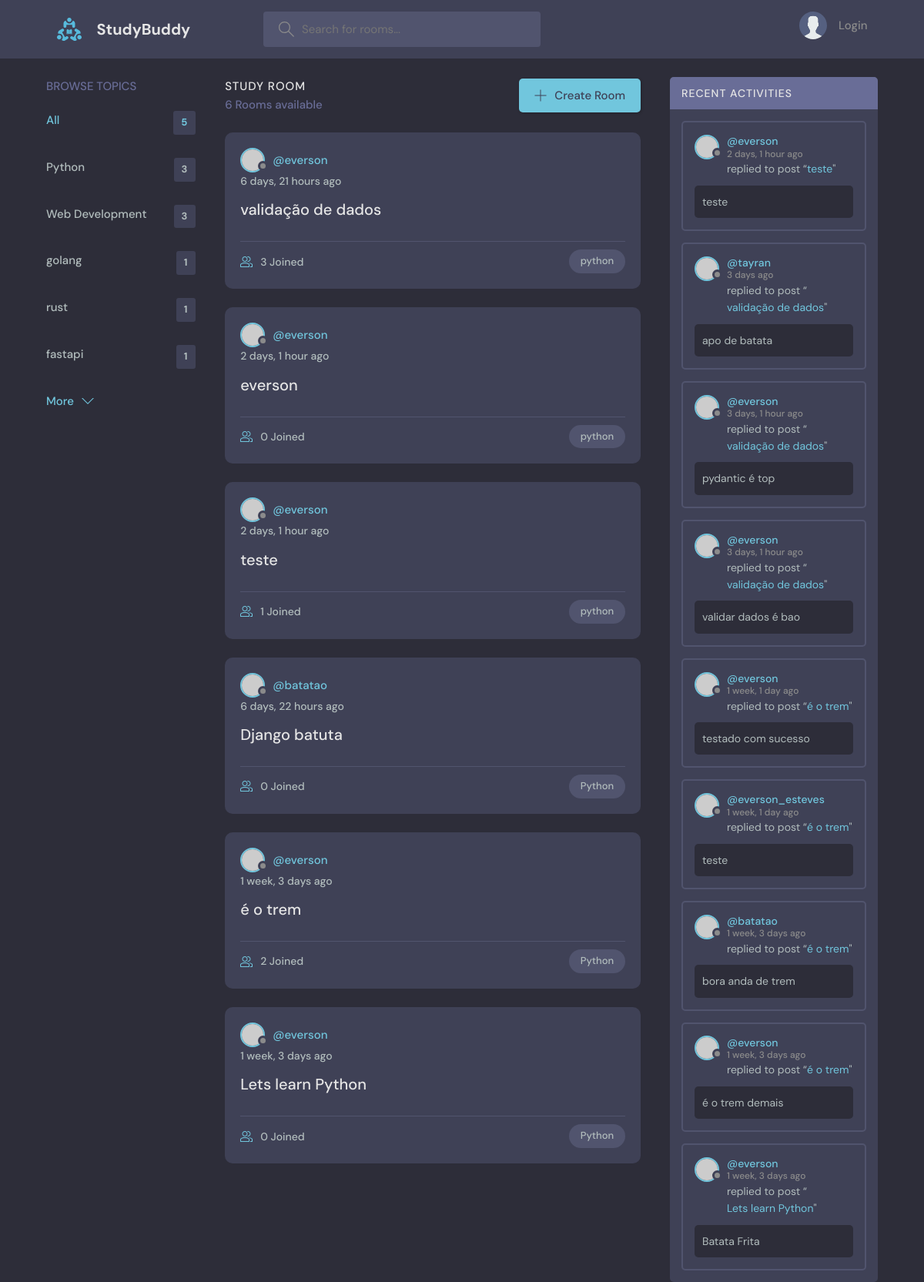
Page /?q=Python on the committed database.
### base/models.py (models this page shows, shortened)
class Topic(models.Model):
    name = models.CharField(max_length=200)

class Room(models.Model):
    host = models.ForeignKey(User, on_delete=models.SET_NULL, null=True)
    topic = models.ForeignKey(Topic, on_delete=models.SET_NULL, null=True)
    name = models.CharField(max_length=200)
    description = models.TextField(null=True, blank=True)
    participants = models.ManyToManyField(User, related_name='participants', blank=True)
    created_at = models.DateTimeField(auto_now_add=True)
    updated_at = models.DateTimeField(auto_now=True)
    class Meta:
        ordering = ['-updated_at', '-created_at']
    def __str__(self):
        return self.name

class Message(models.Model):
    user = models.ForeignKey(User, on_delete=models.CASCADE)
    room = models.ForeignKey(Room, on_delete=models.CASCADE)
    body = models.TextField()
    created_at = models.DateTimeField(auto_now_add=True)
    updated_at = models.DateTimeField(auto_now=True)
    class Meta:
        ordering = ['-updated_at', '-created_at']

### base/views.py (the view)
# urls.py: path('', views.home, name='home'),
def home(request: HttpRequest):
    q = request.GET.get('q') if request.GET.get('q') is not None else ''
    rooms = Room.objects.filter(Q(topic__name__icontains=q) | Q(name__icontains=q))
    rooms_count = rooms.count()
    topics = Topic.objects.all()[0:5]
    topic_messages = Message.objects.filter(Q(room__topic__name__icontains=q))
    context = {
        'rooms': rooms,
        'topics': topics,
        'rooms_count': rooms_count,
        'topic_messages': topic_messages,
    }
    return render(request, 'base/home.html', context)

### base/templates/base/home.html (shortened to what this page needs)
{% extends "main.html" %}
{% block content %}
<main class="layout layout--3">
    <div class="container">
        {% include "base/topics_component.html" %}
        <div class="roomList">
            <div class="roomList__header">
                <div>
                    <h2>Study Room</h2>
                    <p>{{rooms_count}} Rooms available</p>
                </div>
                <a class="btn btn--main" href="{% url 'create-room' %}">
                    <svg version="1.1" xmlns="http://www.w3.org/2000/svg" width="32" height="32" viewBox="0 0 32 32">
                        <title>add</title>
                        <path
                            d="M16.943 0.943h-1.885v14.115h-14.115v1.885h14.115v14.115h1.885v-14.115h14.115v-1.885h-14.115v-14.115z">
                        </path>
                    </svg>
                    Create Room
                </a>
            </div>
            {% include "base/feed_component.html" %}
        </div>
        {% include "base/activity_component.html" %}
    </div>
</main>
{% endblock content %}

### base/templates/base/topics_component.html
<div class="topics">
    <div class="topics__header">
        <h2>Browse Topics</h2>
    </div>
    <ul class="topics__list">
        <li>
            <a href="{% url 'home' %}" class="active">All <span> {{topics.count}} </span></a>
        </li>
        {% for topic in topics %}
            {% if topic.room_set.all.count > 0 %}
                <li>
                    <a href="{% url 'home' %}?q={{topic.name}}"> {{topic.name}} <span> {{topic.room_set.all.count}} </span></a>
                </li>
            {% endif %}
        {% endfor %}
    </ul>
    <a class="btn btn--link" href="{% url 'topics' %}">
        More
        <svg version="1.1" xmlns="http://www.w3.org/2000/svg" width="32" height="32" viewBox="0 0 32 32">
            <title>chevron-down</title>
            <path d="M16 21l-13-13h-3l16 16 16-16h-3l-13 13z"></path>
        </svg>
    </a>
</div>

### base/templates/base/feed_component.html (shortened to what this page needs)
{% for room in rooms %}
    <div class="roomListRoom">
        <div class="roomListRoom__header">
            <a href="{% url 'user-profile' room.host.id %}" class="roomListRoom__author">
                <div class="avatar avatar--small">
                <img src="https://randomuser.me/api/portraits/women/11.jpg" />
                </div>
                <span>@{{room.host.username}} </span>
            </a>
        </div>
        <div class="roomListRoom__actions">
            <span>{{room.created_at|timesince}} ago</span>
        </div>
        <div class="roomListRoom__content">
            <a href="{% url 'room' room.id %}">{{room.name}}</a>
        </div>
        <div class="roomListRoom__meta">
            <a href="{% url 'room' room.id %}" class="roomListRoom__joined">
                {{room.participants.all.count}} Joined
            </a>
            <p class="roomListRoom__topic">{{room.topic.name}}</p>
        </div>
    </div>
{% endfor %}

### base/templates/base/activity_component.html (shortened to what this page needs)
<div class="activities">
    <div class="activities__header">
        <h2>Recent Activities</h2>
    </div>
    {% for message in topic_messages %}
    <div class="activities__box">
        <div class="activities__boxHeader roomListRoom__header">
            <a href="{% url 'user-profile' message.user.id %}" class="roomListRoom__author">
                <div class="avatar avatar--small">
                    <img src="https://randomuser.me/api/portraits/women/11.jpg" />
                </div>
                <p>
                    @{{message.user}}
                    <span>{{message.created_at|timesince}} ago</span>
                </p>
            </a>
        </div>
        <div class="activities__boxContent">
            <p>replied to post “<a href="{% url 'room' message.room.id %}"> {{message.room}} </a>"</p>
            <div class="activities__boxRoomContent">
                {{message.body}}
            </div>
        </div>
    </div>
    {% endfor %}
</div>

### rows in the picture
Topic: name "Python", room_set.all.count "3"
Topic: name "Web Development", room_set.all.count "3"
Topic: name "golang", room_set.all.count "1"
Topic: name "rust", room_set.all.count "1"
Topic: name "fastapi", room_set.all.count "1"
Room: host.username "everson", created_at "6 days, 21 hours", name "validação de dados", participants.all.count "3", topic.name "python"
Room: host.username "everson", created_at "2 days, 1 hour", name "everson", participants.all.count "0", topic.name "python"
Room: host.username "everson", created_at "2 days, 1 hour", name "teste", participants.all.count "1", topic.name "python"
Room: host.username "batatao", created_at "6 days, 22 hours", name "Django batuta", participants.all.count "0", topic.name "Python"
Room: host.username "everson", created_at "1 week, 3 days", name "é o trem", participants.all.count "2", topic.name "Python"
Room: host.username "everson", created_at "1 week, 3 days", name "Lets learn Python", participants.all.count "0", topic.name "Python"
Message: user "everson", created_at "2 days, 1 hour", room "teste", body "teste"
Message: user "tayran", created_at "3 days", room "validação de dados", body "apo de batata"
Message: user "everson", created_at "3 days, 1 hour", room "validação de dados", body "pydantic é top"
Message: user "everson", created_at "3 days, 1 hour", room "validação de dados", body "validar dados é bao"
Message: user "everson", created_at "1 week, 1 day", room "é o trem", body "testado com sucesso"
Message: user "everson_esteves", created_at "1 week, 1 day", room "é o trem", body "teste"
Message: user "batatao", created_at "1 week, 3 days", room "é o trem", body "bora anda de trem"
Message: user "everson", created_at "1 week, 3 days", room "é o trem", body "é o trem demais"
Message: user "everson", created_at "1 week, 3 days", room "Lets learn Python", body "Batata Frita"

### other values in the picture
{{ topics.count }} "5"
{{ rooms_count }} "6"
